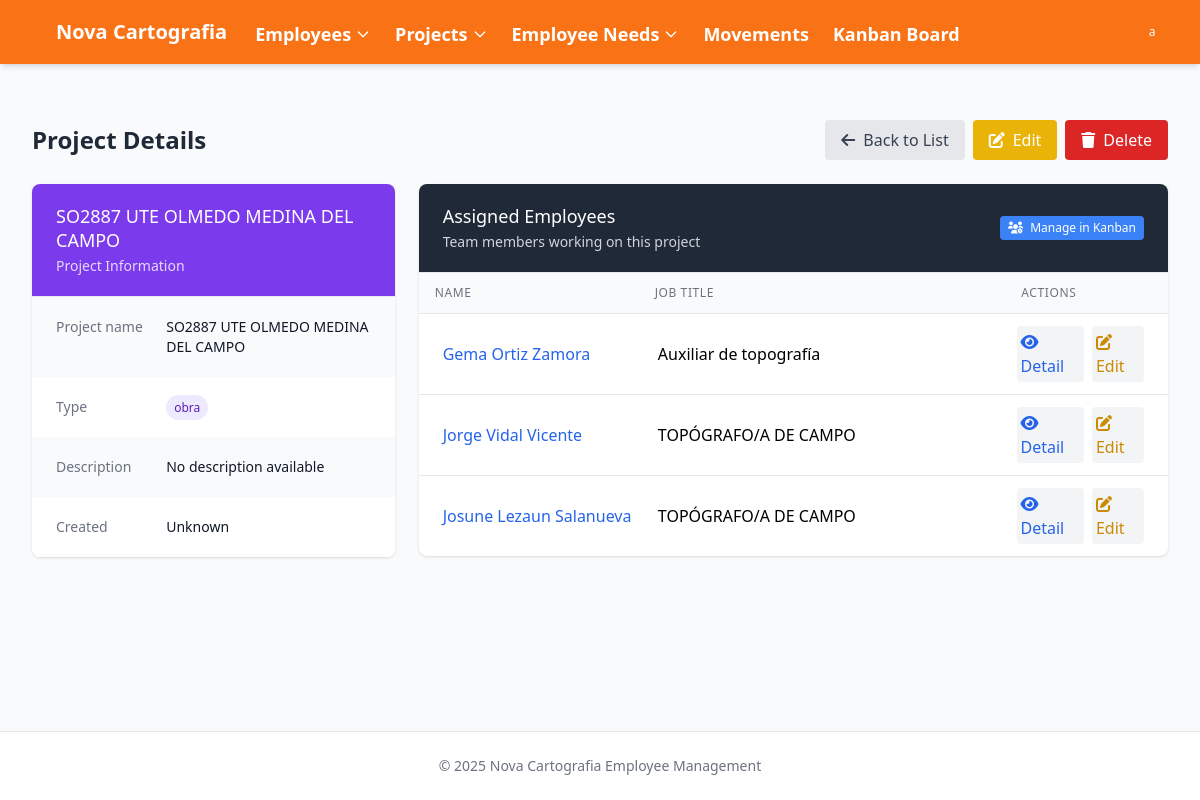
Before: /projects/4/ (signed in) with the older database file.
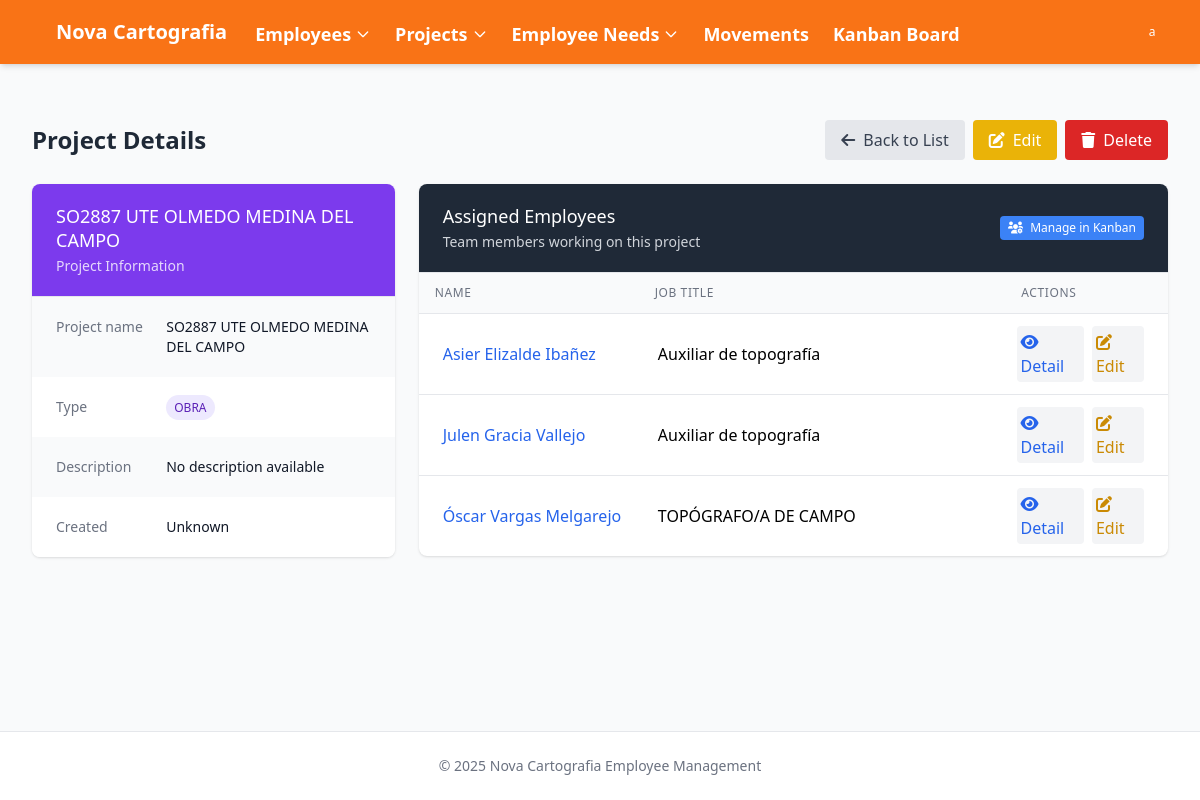
After: the same page with the newer database file.
### novacartografia_employee_management/models.py (models this page shows, shortened)
class Project(models.Model):
    PROJECT_TYPES = [
        ('obra', 'Obra'),
        ('proyecto', 'Proyecto'),
    ]
    name = models.CharField(max_length=100)
    type = models.CharField(max_length=50, choices=PROJECT_TYPES, default='proyecto')
    description = models.TextField(blank=True, null=True)

class Employee(models.Model):
    name = models.CharField(max_length=100)
    job = models.CharField(max_length=100)
    project_id = models.ForeignKey(Project, on_delete=models.SET_NULL, related_name='employee_set', blank=True, null=True)
    state = models.CharField(max_length=50, default='valencia',
            choices=[
                ('alava', 'Álava'),
                ('albacete', 'Albacete'),
                ('alicante', 'Alicante'),
                ('almeria', 'Almería'),
                ('asturias', 'Asturias'),
                ('avila', 'Ávila'),
                ('badajoz', 'Badajoz'),
                ('barcelona', 'Barcelona'),
                ('burgos', 'Burgos'),
                ('caceres', 'Cáceres'),
                ('cadiz', 'Cádiz'),
                ('cantabria', 'Cantabria'),
                ('castellon', 'Castellón'),
                ('ceuta', 'Ceuta'),
                ('ciudad_real', 'Ciudad Real'),
                ('cordoba', 'Córdoba'),
                ('cuenca', 'Cuenca'),
                ('gerona', 'Gerona'),
                ('granada', 'Granada'),
                ('guadalajara', 'Guadalajara'),
                ('guipuzcoa', 'Guipúzcoa'),
                ('huelva', 'Huelva'),
                ('huesca', 'Huesca'),
                ('islas_baleares', 'Islas Baleares'),
                ('jaen', 'Jaén'),
                ('la_coruna', 'La Coruña'),
                ('la_rioja', 'La Rioja'),
                ('las_palmas', 'Las Palmas'),
                ('leon', 'León'),
                ('lerida', 'Lérida'),
                ('lugo', 'Lugo'),
                ('madrid', 'Madrid'),
                ('malaga', 'Málaga'),
                ('melilla', 'Melilla'),
                ('murcia', 'Murcia'),
                ('navarra', 'Navarra'),
                ('orense', 'Orense'),
                ('palencia', 'Palencia'),
                ('pontevedra', 'Pontevedra'),
                ('salamanca', 'Salamanca'),
                ('santa_cruz_de_tenerife', 'Santa Cruz de Tenerife'),
                ('segovia', 'Segovia'),
                ('sevilla', 'Sevilla'),
                ('soria', 'Soria'),
                ('tarragona', 'Tarragona'),
                ('teruel', 'Teruel'),
                ('toledo', 'Toledo'),
                ('valencia', 'Valencia'),
                ('valladolid', 'Valladolid'),
                ('vizcaya', 'Vizcaya'),
                ('zamora', 'Zamora'),
                ('zaragoza', 'Zaragoza'),])

### novacartografia_employee_management/views.py (the view)
# urls.py: path('projects/<int:pk>/', views.project_detail, name='project_detail'),
@login_required
def project_detail(request, pk):
    project = get_object_or_404(Project, pk=pk)
    context = {
        'project': project,
    }
    return render(request, 'novacartografia_employee_management/project_detail.html', context)

### templates/novacartografia_employee_management/project_detail.html (shortened to what the changed rows need)
{% extends "base.html" %}
{% block content %}
<div class="mb-6 flex justify-between items-center">
    <h2 class="text-2xl font-bold text-gray-800">Project Details</h2>
</div>
<div class="grid grid-cols-1 gap-6 lg:grid-cols-3">
    <div class="lg:col-span-1">
        <div class="bg-white shadow overflow-hidden sm:rounded-lg">
            {% if project.type|lower == 'obra' %}
                <div class="px-4 py-5 sm:px-6 bg-violet-600">
            {% else %}
                <div class="px-4 py-5 sm:px-6 bg-lime-600">
            {% endif %}
                <h3 class="text-lg leading-6 font-medium text-white">{{ project.name }}</h3>
                <p class="mt-1 max-w-2xl text-sm text-white opacity-80">Project Information</p>
            </div>
            <div class="border-t border-gray-200">
                <dl>
                    <div class="bg-gray-50 px-4 py-5 sm:grid sm:grid-cols-3 sm:gap-4 sm:px-6">
                        <dt class="text-sm font-medium text-gray-500">Project name</dt>
                        <dd class="mt-1 text-sm text-gray-900 sm:mt-0 sm:col-span-2">{{ project.name }}</dd>
                    </div>
                    <div class="bg-white px-4 py-5 sm:grid sm:grid-cols-3 sm:gap-4 sm:px-6">
                        <dd class="mt-1 text-sm text-gray-900 sm:mt-0 sm:col-span-2">
                            {% if project.type|lower == 'obra' %}
                                <span class="px-2 py-1 text-xs font-medium bg-violet-100 text-violet-800 rounded-full">{{ project.type }}</span>
                            {% else %}
                                <span class="px-2 py-1 text-xs font-medium bg-lime-100 text-lime-800 rounded-full">{{ project.type }}</span>
                            {% endif %}
                        </dd>
                    </div>
                    <div class="bg-gray-50 px-4 py-5 sm:grid sm:grid-cols-3 sm:gap-4 sm:px-6">
                        <dt class="text-sm font-medium text-gray-500">Description</dt>
                        <dd class="mt-1 text-sm text-gray-900 sm:mt-0 sm:col-span-2">
                            {{ project.description|default:"No description available" }}
                        </dd>
                    </div>
                </dl>
            </div>
        </div>
    </div>
    <div class="lg:col-span-2">
        <div class="bg-white shadow overflow-hidden sm:rounded-lg">
            <div class="border-t border-gray-200">
                {% with assigned_employees=project.employee_set.all %}
                {% if assigned_employees %}
                <ul class="divide-y divide-gray-200">
                    {% for employee in assigned_employees %}
                    <li class="px-4 py-3 sm:px-6">
                        <div class="grid grid-cols-10 gap-4 items-center">
                        <div class="col-span-3">
                            <a href="{% url 'employee_detail' employee.id %}" class="text-blue-600 hover:text-blue-800 font-medium">{{ employee.name }}</a>
                        </div>
                        <div class="col-span-5">{{ employee.job }}</div>
                        <div class="col-span-2 flex space-x-2">
                            <a href="/employees/{{ employee.id }}/" class="text-blue-600 hover:text-blue-800 bg-gray-100 p-1 rounded">
                                <i class="fas fa-eye"></i> Detail
                            </a>
                            <a href="{% url 'employee_update' employee.id %}" class="text-yellow-600 hover:text-yellow-800 bg-gray-100 p-1 rounded mx-1">
                                <i class="fas fa-edit"></i> Edit
                            </a>
                        </div>
                    </li>
                    {% endfor %}
                </ul>
                {% else %}
                <div class="px-4 py-5 sm:px-6">
                    <p class="text-sm text-gray-500">No employees assigned to this project.</p>
                </div>
                {% endif %}
                {% endwith %}
            </div>
        </div>
    </div>
</div>
{% endblock %}

Changed rows visible on the page:
no longer on this page (row edited): Employee: name "Gema Ortiz Zamora", job "Auxiliar de topografía"
no longer on this page (row edited): Employee: name "Jorge Vidal Vicente", job "TOPÓGRAFO/A DE CAMPO"
no longer on this page (row edited): Employee: name "Josune Lezaun Salanueva", job "TOPÓGRAFO/A DE CAMPO"
changed Project "SO2887 UTE OLMEDO MEDINA DEL CAMPO": type "obra" → "OBRA"
now on this page (row edited): Employee: name "Asier Elizalde Ibañez", job "Auxiliar de topografía"
now on this page (row edited): Employee: name "Julen Gracia Vallejo", job "Auxiliar de topografía"
now on this page (row edited): Employee: name "Óscar Vargas Melgarejo", job "TOPÓGRAFO/A DE CAMPO"
